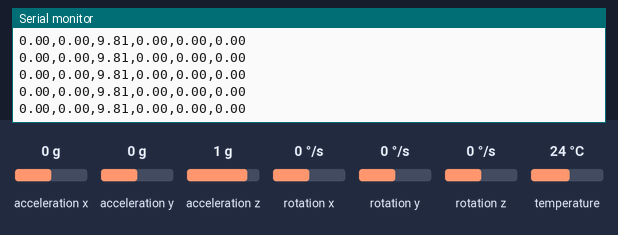
This sketch was run on a simulated Arduino Uno, built with avr-gcc and run on an emulated ATmega328P. Parts: the last lines printed to the serial monitor. Inputs (shaded band) come from the test bench; at power-on: acceleration x 0 g, acceleration y 0 g, acceleration z 1 g, rotation x 0 °/s, rotation y 0 °/s, rotation z 0 °/s, temperature 24 °C.

Above: at 1.2 s.
1.3 s: acceleration x set to -1.4 g
At 1.47 s:
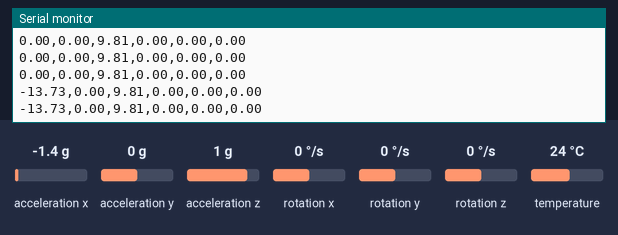
4.3 s: acceleration y set to -1.4 g
At 4.39 s:
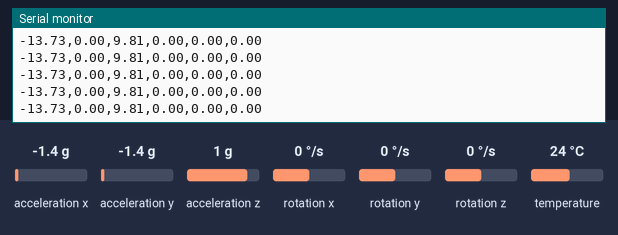
5.8 s: acceleration x set to -0.8 g
At 5.86 s:
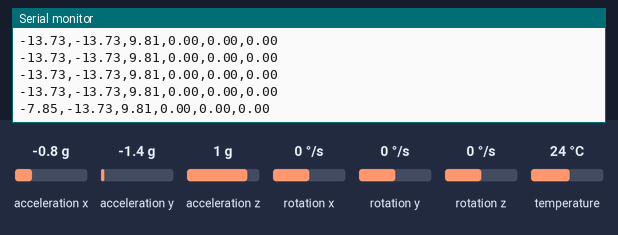
8.8 s: acceleration z set to -1.4 g
At 8.89 s:
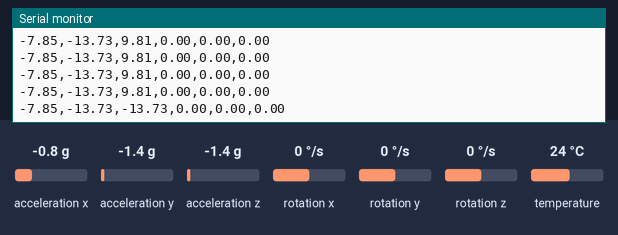
10.3 s: acceleration y set to -0.8 g
At 10.35 s:
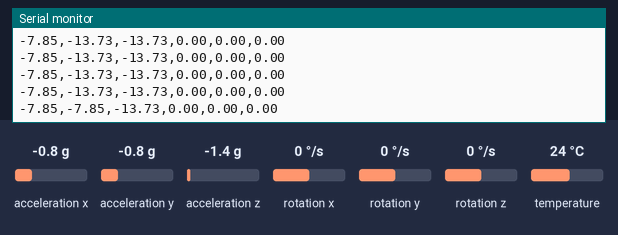
Timing chart, 0 to 13.3 s (numbered marks = the images above; inputs shaded):
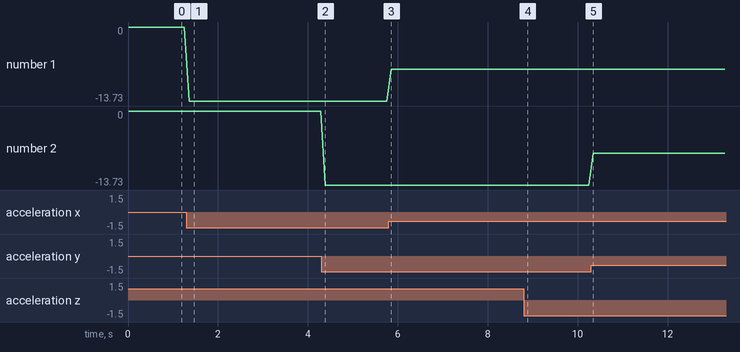

Measured:
- after the input at 1.3 s, the serial monitor: prints a new line after 0.06 s (image 1)
- after the input at 5.8 s, the serial monitor: prints a new line after 0.05 s (image 3)
- after the input at 8.8 s, the serial monitor: prints a new line after 0.09 s (image 4)
- after the input at 10.3 s, the serial monitor: prints a new line after 0.05 s (image 5)
- plotted number 1: 0 → -13.73 after the input at 1.3 s, -13.73 → -7.85 after the input at 5.8 s

The sketch:

accel_code.ino
```cpp
#include <Wire.h>
#include <Adafruit_MPU6050.h>
#include <Adafruit_Sensor.h>

Adafruit_MPU6050 mpu;

void setup() {
  Serial.begin(9600);

  Wire.begin();  // Start I2C communication
   // Check if MPU6050 is connected
  if (!mpu.begin()) {
    Serial.println("MPU6050 connection failed!");
    while (1);
  }
  Serial.println("MPU6050 connected!");

  mpu.setAccelerometerRange(MPU6050_RANGE_8_G);
  mpu.setGyroRange(MPU6050_RANGE_500_DEG);


}

void loop() {
  sensors_event_t a, g, temp;
  mpu.getEvent(&a, &g, &temp);
  int16_t ax, ay, az, gx, gy, gz;


  // Send data to Processing in CSV format
  Serial.print(a.acceleration.x); Serial.print(",");
  Serial.print(a.acceleration.y); Serial.print(",");
  Serial.print(a.acceleration.z); Serial.print(",");
  Serial.print(g.gyro.x); Serial.print(",");
  Serial.print(g.gyro.y); Serial.print(",");
  Serial.println(g.gyro.z);  // End line

  delay(100); // Delay for stability
}
```
